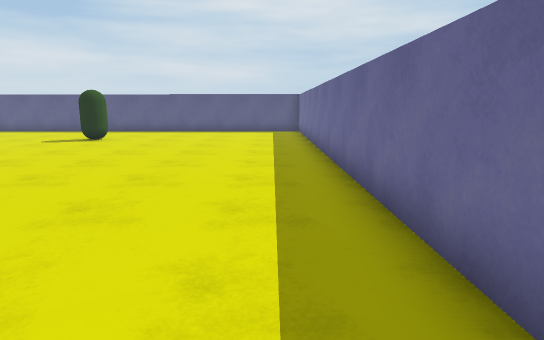
View 1 (above)

17 first-person views from a walk through a Unity game level. The camera is 1.3 m above the floor, tilts 10° down and sees 75° across. The floor is counted in squares, 1 m on a side. Each view is taken from the middle of a square. On the plan, view 1 faces up. The plan holds only what a view shows up to about 15 squares ahead; the rest is blank. The place goes on beyond the plan.

View 2
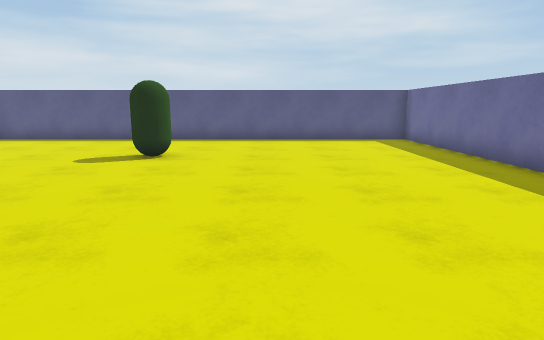

View 3
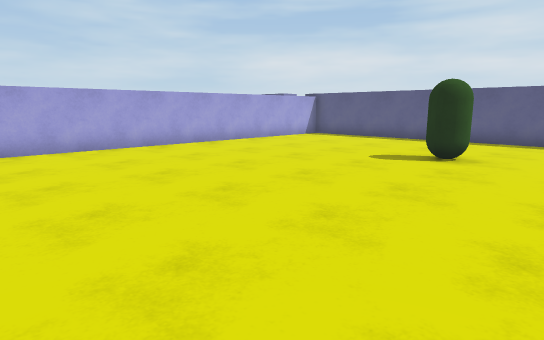

View 4
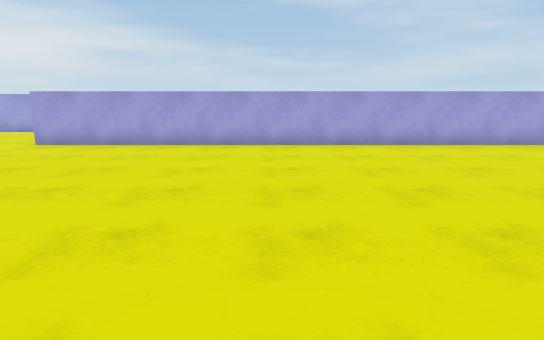

View 5
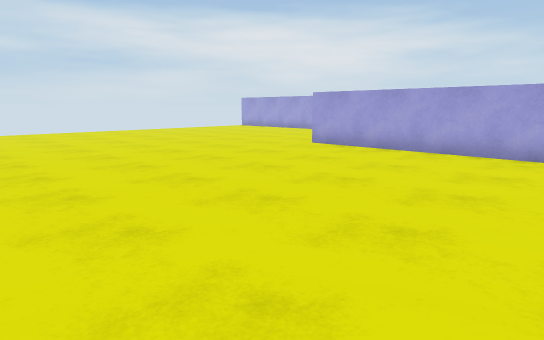

View 6
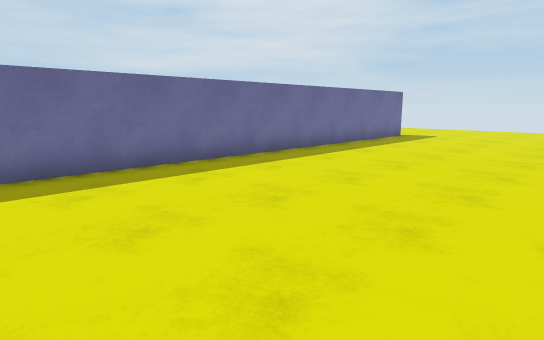

View 7
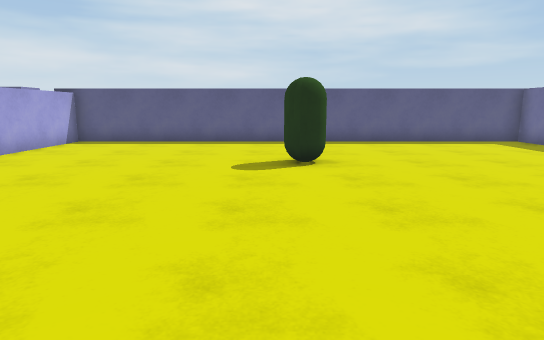

View 8
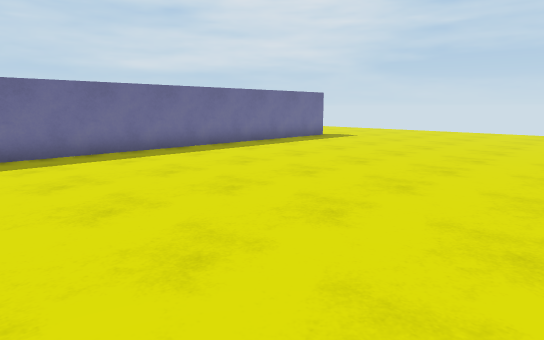

View 9
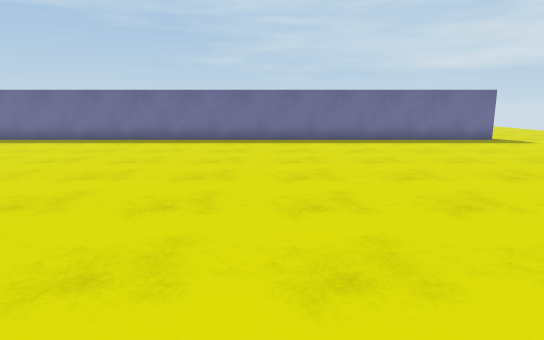

View 10
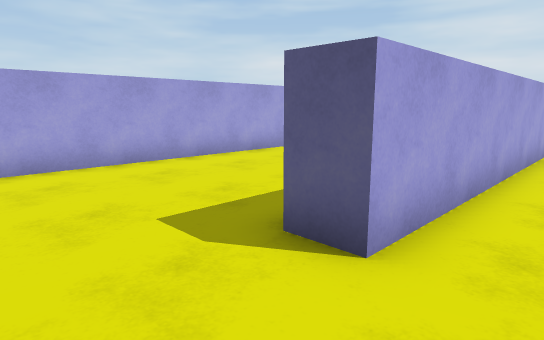

View 11
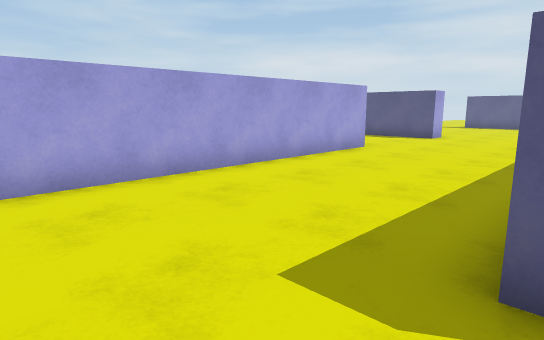

View 12
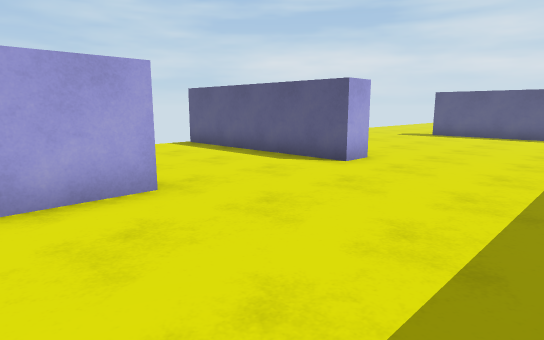

View 13
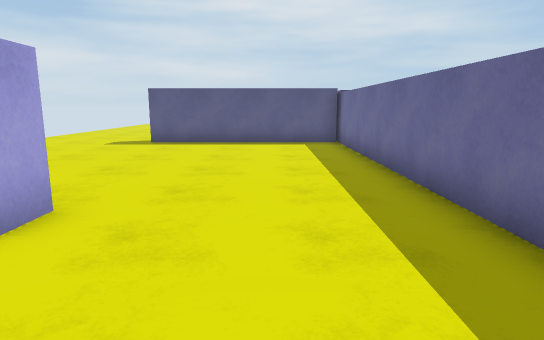

View 14
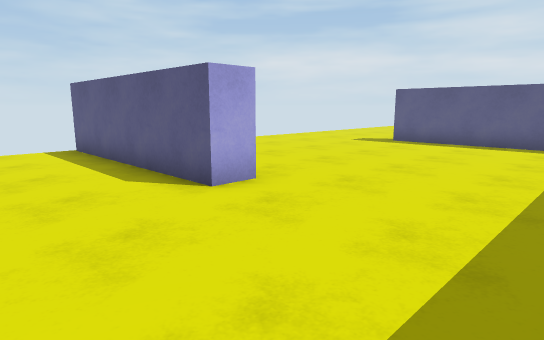

View 15
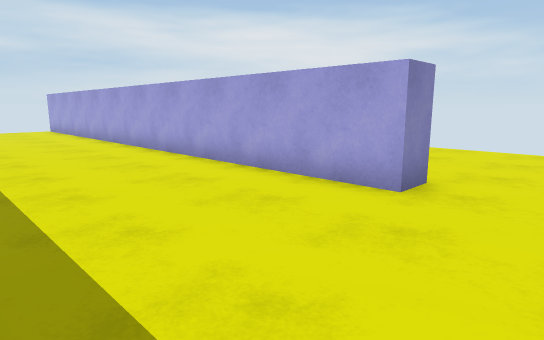

View 16
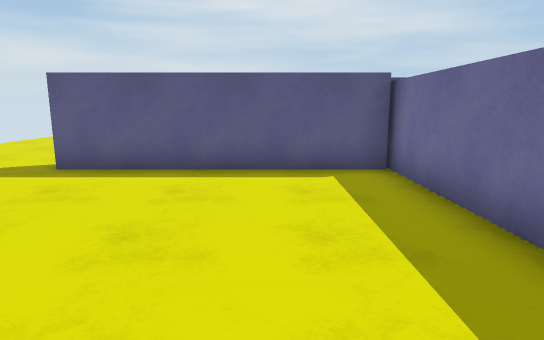

View 17
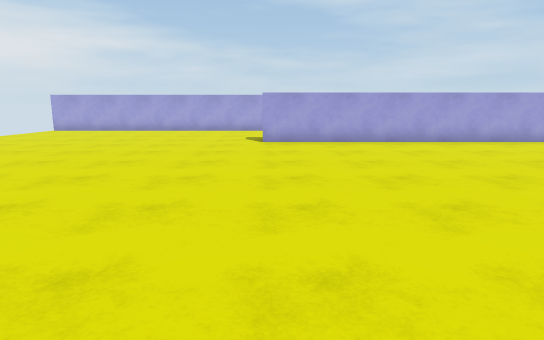

### Floor plan
Points are (right, up) in squares from view 1. A wall is a line through its corners. A room is listed if a view was taken in it or the views show most of it. See-through windows are left out.
Room 1 (views 1, 2, 3, 4, 5, 6, 7, 8, 9, 10, 17)
walls: (1.5, -7.5) (1.5, 19.7) (-15.5, 19.7) (-15.5, -4.3)
ways out: opening at (-15.3, -6) to room 2
objects: other object (-8, 14) to (-7, 15)
Room 2 (views 11, 12, 13, 14, 15, 16)
walls: (-21.8, 9.5) (-21.8, 8.4) (-24.5, 8.4); (-23.2, 3.6) (-22.2, 3.6) (-22.2, -7.5); (-16.5, 8.1) (-16.5, 19); (-15.5, -4.3) (-16.5, -4.3); (-16.5, 18.4) (-23.6, 18.4)
ways out: opening at (-15.3, -6) to room 1; opening at (-24, 19)

Positions as (right, up) in squares from view 1, and headings:
1: (0, 0), facing up
2: (-4, 5), facing up
3: (-4, 5), facing up-left
4: (-3, 4), facing left
5: (-5, 4), facing down-left
6: (-6, 6), facing down-right
7: (-8, 6), facing up
8: (-9, 4), facing down-right
9: (-13, -1), facing right
10: (-14, -7), facing up-left
11: (-16, -7), facing up-left
12: (-17, 1), facing up-left
13: (-19, 5), facing up
14: (-17, 5), facing up-left
15: (-17, 6), facing down-left
16: (-19, 11), facing up
17: (-2, -4), facing left
